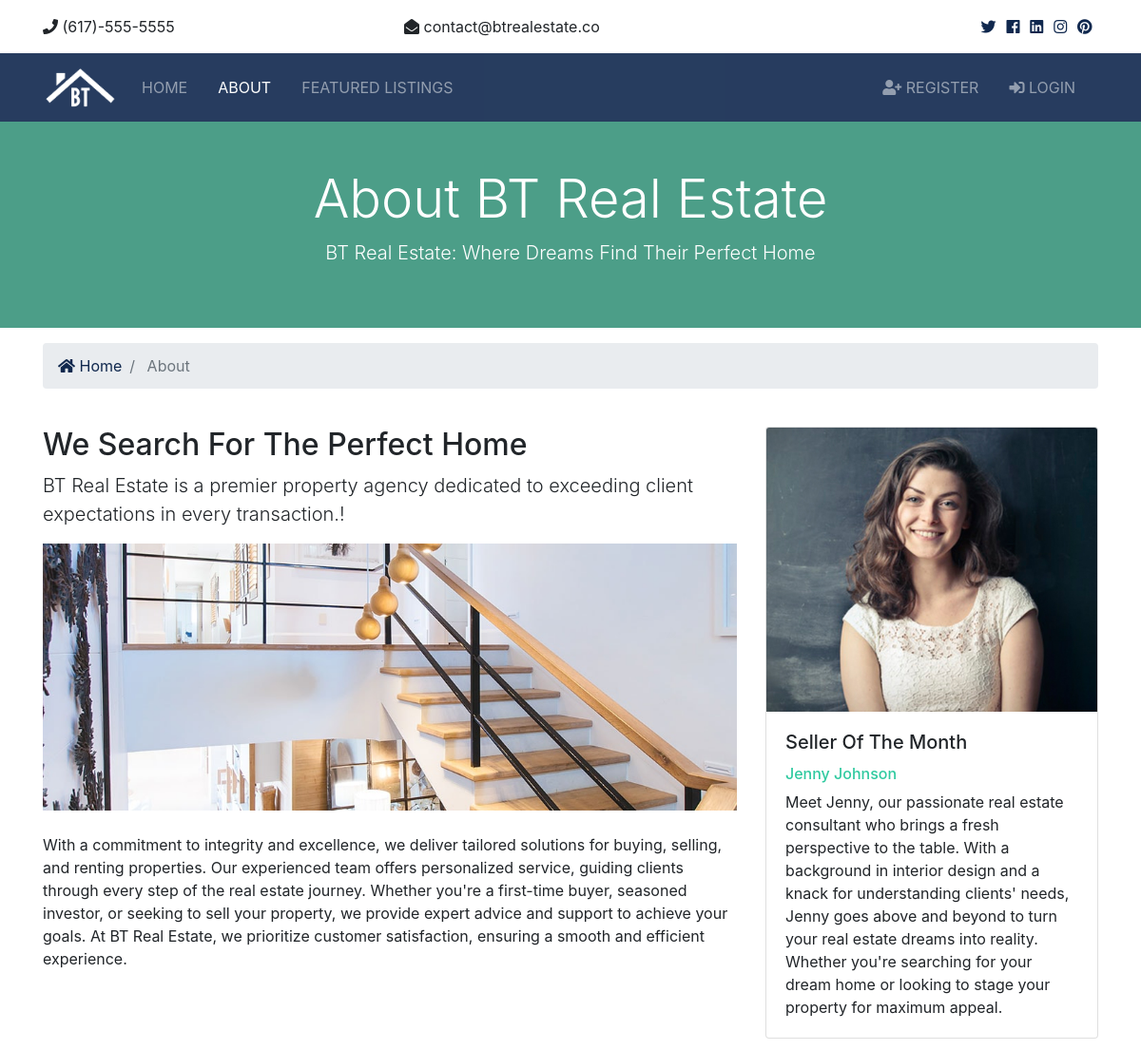
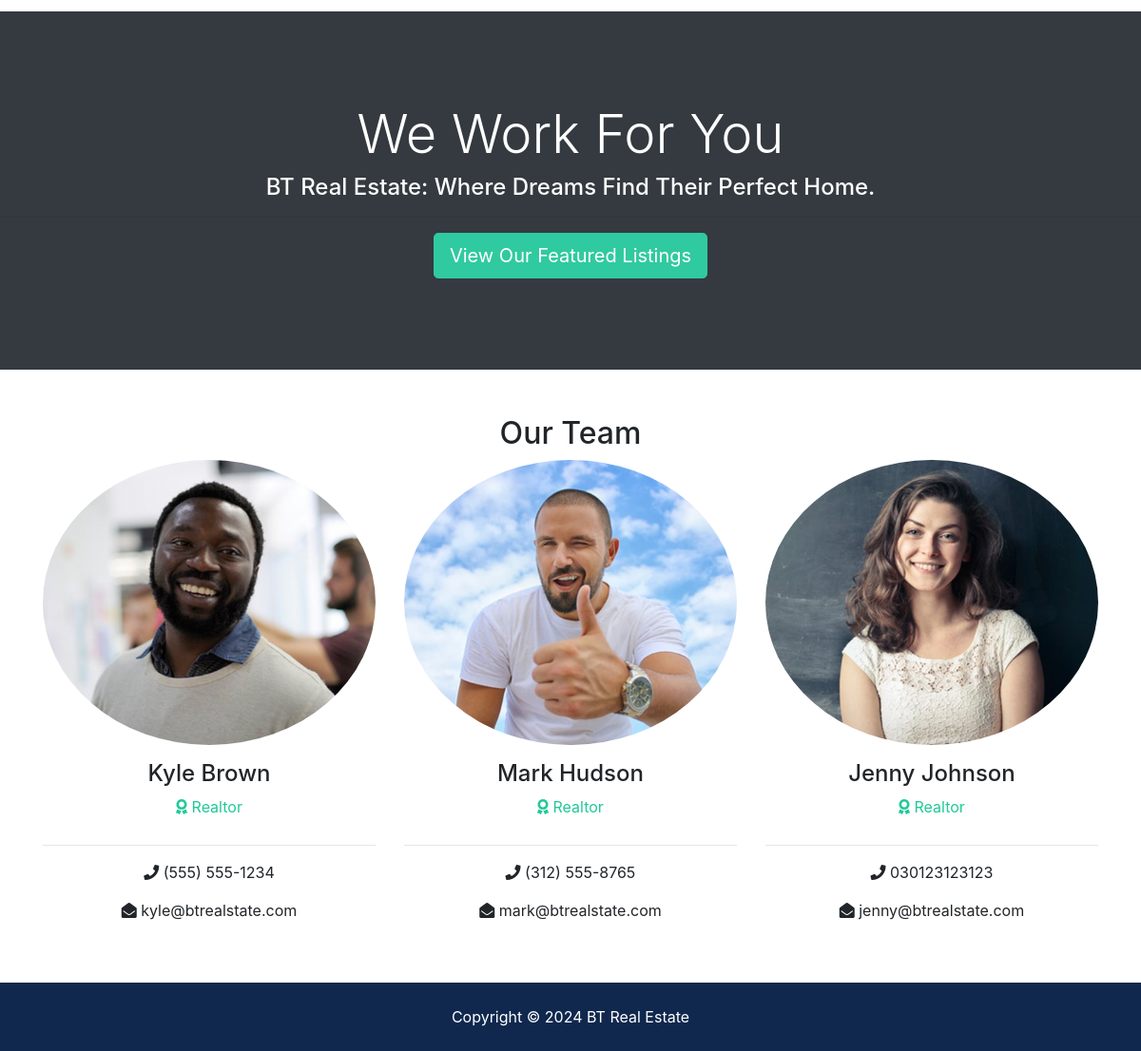
The page /about/ on the database its author committed (2 pictures, top to bottom).
### retalor/models.py (models this page shows, shortened)
class Realtor(models.Model):
    name = models.CharField(max_length=100)
    photo=models.ImageField(upload_to='photos/%Y/%m/%d')
    discription=models.TextField(blank=True)
    phone=models.CharField(max_length=20)
    email=models.EmailField()
    is_mvp=models.BooleanField(default=False)
    hire_date=models.DateField(default=datetime.now,blank=True)

### pages/views.py (the view)
# urls.py: path('about/', views.about, name='about'),
def about(request):
    realtors=Realtor.objects.order_by('-hire_date')
    realtor_mvp=Realtor.objects.filter(is_mvp=True)
    context={
        'realtors':realtors,
        'realtor_mvp':realtor_mvp
    }
    return render(request, 'pages/about.html',context)

### templates/pages/about.html (shortened to what this page needs)
{% extends "base.html" %}
{% load static %}
{% block content %}
<section id="showcase-inner" class="py-5 text-white">
    <div class="container">
      <div class="row text-center">
        <div class="col-md-12">
          <h1 class="display-4">About BT Real Estate</h1>
          <p class="lead">BT Real Estate: Where Dreams Find Their Perfect Home</p>
        </div>
      </div>
    </div>
  </section>
  <section id="bc" class="mt-3">
    <div class="container">
      <nav aria-label="breadcrumb">
        <ol class="breadcrumb">
          <li class="breadcrumb-item">
            <a href="{% url 'index' %}">
              <i class="fas fa-home"></i> Home</a>
          </li>
          <li class="breadcrumb-item active"> About</li>
        </ol>
      </nav>
    </div>
  </section>
  <section id="about" class="py-4">
    <div class="container">
      <div class="row">
        <div class="col-md-8">
          <h2>We Search For The Perfect Home</h2>
          <p class="lead">BT Real Estate is a premier property agency dedicated to exceeding client expectations in every transaction.!</p>
          <img src="{% static 'img/about.jpg' %} " alt="">
          <p class="mt-4">With a commitment to integrity and excellence, we deliver tailored solutions for buying, selling, and renting properties. Our experienced team offers personalized service, guiding clients through every step of the real estate journey. Whether you're a first-time buyer, seasoned investor, or seeking to sell your property, we provide expert advice and support to achieve your goals. At BT Real Estate, we prioritize customer satisfaction, ensuring a smooth and efficient experience. </p>
        </div>
        <div class="col-md-4">
          {% if realtor_mvp %}
            {% for realtor_mvp in realtor_mvp  %}
            <div class="card">
              <img class="card-img-top" src="{{realtor_mvp.photo.url}}" alt="Seller of the month">
              <div class="card-body">
                <h5 class="card-title">Seller Of The Month</h5>
                <h6 class="text-secondary">{{realtor_mvp.name}}</h6>
                <p class="card-text">{{realtor_mvp.discription}}
                </p>
              </div>
            {% endfor %}
          {% endif %}
          </div>
        </div>
      </div>
    </div>
  </section>
  <section id="work" class="bg-dark text-white text-center">
    <h2 class="display-4">We Work For You</h2>
    <h4>BT Real Estate: Where Dreams Find Their Perfect Home.</h4>
    <hr>
    <a href="{% url 'listings' %}" class="btn btn-secondary text-white btn-lg">View Our Featured Listings</a>
  </section>
  <section id="team" class="py-5">
    <div class="container">
      <h2 class="text-center">Our Team</h2>
      <div class="row text-center">
        {% if realtors %}
            {% for realtor in realtors %}
              <div class="col-md-4">
                <img src="{{realtor.photo.url}}" alt="" class="rounded-circle mb-3">
                <h4>{{realtor.name}}</h4>
                <p class="text-success">
                  <i class="fas fa-award text-success mb-3"></i> Realtor</p>
                <hr>
                <p>
                  <i class="fas fa-phone"></i> {{realtor.phone}}</p>
                <p>
                  <i class="fas fa-envelope-open"></i> {{realtor.email}}</p>
              </div>
            {% endfor %}
            {% else %}
              <div class="col-md-12"><p>>No realtor yet.</p></div>
        {% endif %}
      </div>
    </div>
  </section>
{% endblock content %}

### project/static/css/all.css (style rules this page uses)
.fa, .fas, .far, .fal, .fab { -moz-osx-font-smoothing: grayscale; -webkit-font-smoothing: antialiased; display: inline-block; font-style: normal; font-variant: normal; text-rendering: auto; line-height: 1; }
.fa-award:before { content: "\f559"; }
.fa-envelope-open:before { content: "\f2b6"; }
.fa-home:before { content: "\f015"; }
.fa-phone:before { content: "\f095"; }
.fa, .fas { font-family: 'Font Awesome 5 Free'; font-weight: 900; }

### project/static/css/style.css (style rules this page uses)
.btn-secondary { color: #fff !important; }
img { width: 100%; }
#showcase-inner { background: url(../img/building.jpg) no-repeat top center fixed/cover; position: relative; overflow: hidden; min-height: 200px; }
#showcase-inner::before { content: ''; position: absolute; top: 0; left: 0; min-height: 100%; width: 100%; background: rgba(32, 134, 107, 0.8); }
#work { padding: 6rem 0; }

### rows shown on the page
Realtor: photo (picture), name "Jenny Johnson", discription "Meet Jenny, our passionate real estate consultant who brings a fresh perspective to the table. With a background in interior design and a knack for understanding clients' needs, Jenny goes above and beyond to turn your real estate dreams into reality. Whether you're searching for your dream home or looking to stage your property for maximum appeal.", phone "030123123123", email "jenny@btrealstate.com"
Realtor: photo (picture), name "Kyle Brown", phone "(555) 555-1234", email "kyle@btrealstate.com"
Realtor: photo (picture), name "Mark Hudson", phone "(312) 555-8765", email "mark@btrealstate.com"
